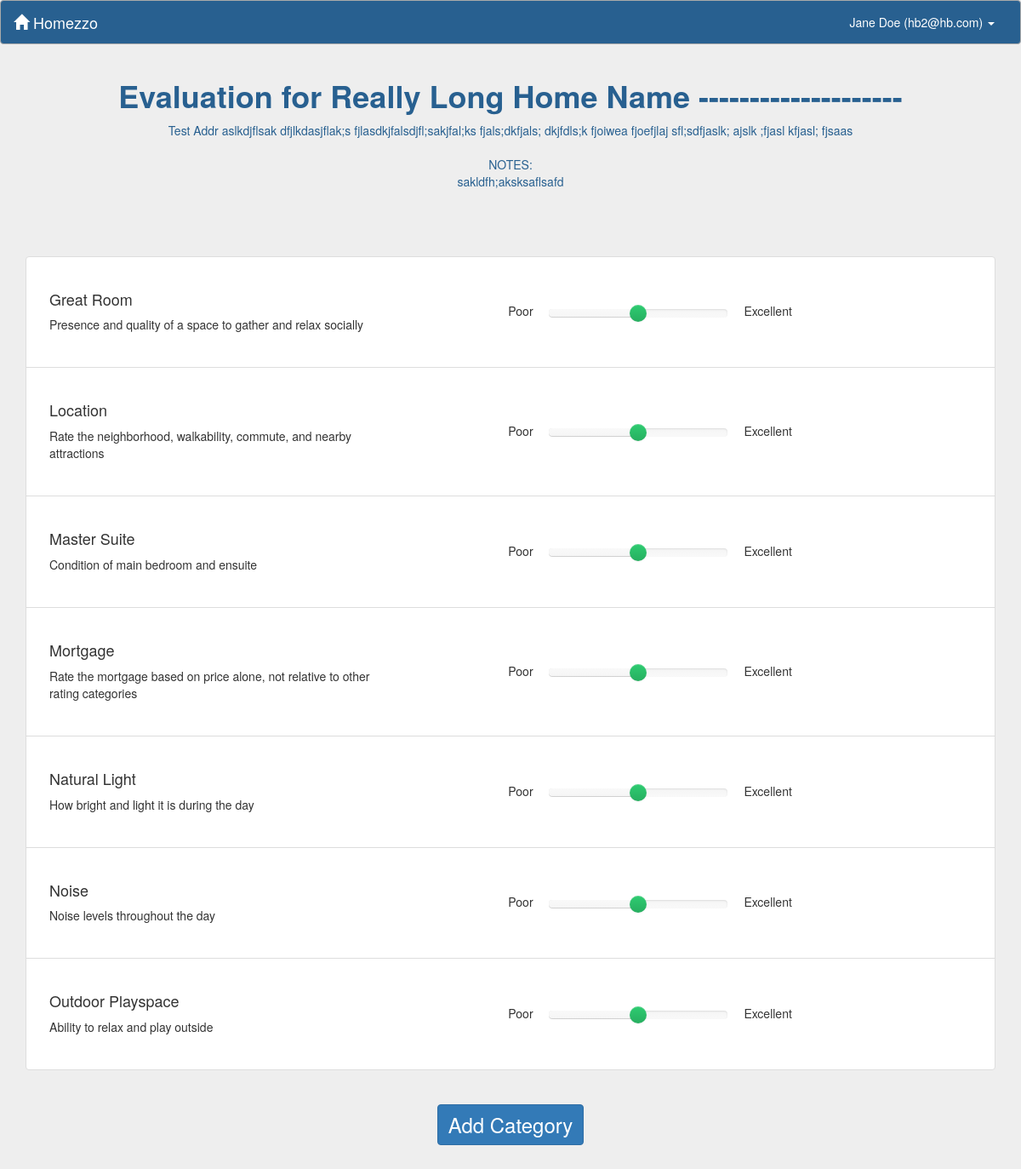
The page /eval/16/ (signed in) on the database its author committed.
### RealEstate/apps/core/models.py (models this page shows, shortened)
class User(AbstractBaseUser, PermissionsMixin):
    _EMAIL_CONFIRMATION_MESSAGE = u"""
        Hello {name},

        Thank you for registering for {app_name}!
        Please login and then click the link below to complete registration:
            {email_confirmation_link}

    """
    email = models.EmailField(
        unique=True,
        verbose_name="Email Address",
        error_messages={
            'unique': ("A user with this email already "
                       "exists.")
        })
    first_name = models.CharField(max_length=30, verbose_name="First Name")
    last_name = models.CharField(max_length=30, verbose_name="Last Name")
    phone = models.CharField(max_length=20, blank=True,
                             validators=[
                                 RegexValidator(
                                     regex="^[0-9-()+]{10,20}$",
                                     message=("Please enter a valid phone "
                                              "number."),
                                     code='phone_format'
                                 )
                             ],
                             verbose_name="Phone Number")
    is_staff = models.BooleanField(
        default=False,
        help_text=("Designates whether the user can log into this admin "
                   "site."),
        verbose_name="Staff Status")
    is_active = models.BooleanField(
        default=True,
        help_text=("Designates whether this user should be treated as "
                   "active. Unselect this instead of deleting accounts."),
        verbose_name="Active")
    email_confirmed = models.BooleanField(
        default=False,
        help_text=("Designates if this user has confirmed their email "
                   "address or not."),
        verbose_name="Email Confirmed")
    email_confirmation_token = models.CharField(
        max_length=64,
        default=_generate_email_confirmation_token,
        editable=False,
        unique=True,
        verbose_name="Email Confirmation Token")
    objects = UserManager()
    USERNAME_FIELD = 'email'
    REQUIRED_FIELDS = ['first_name', 'last_name']
    _ALL_TYPES_ALLOWED = set(['Homebuyer', 'Realtor'])
    _HOMEBUYER_ONLY = set(['Homebuyer'])
    _REALTOR_ONLY = set(['Realtor'])
    class Meta:
        verbose_name = "User"
        verbose_name_plural = "Users"
    def get_full_name(self):
        return u"{first} {last}".format(first=self.first_name,
                                        last=self.last_name).strip()
    @property
    def role_object(self):
        has_homebuyer = hasattr(self, 'homebuyer')
        has_realtor = hasattr(self, 'realtor')
        if has_homebuyer:
            if has_realtor:
                raise IntegrityError("User {user} is registered as both a "
                                     "Homebuyer and a Realtor, which is not "
                                     "valid.".format(user=unicode(self)))
            return self.homebuyer
        elif has_realtor:
            return self.realtor
        return None

class BaseModel(models.Model):
    class Meta:
        abstract = True

class ValidateCategoryCoupleMixin(object):
    """
    This is mixed in through multiple inheritance because the logic is common
    to indirectly related objects.
    """

class House(BaseModel, ValidateCategoryCoupleMixin):
    _NICKNAME_MIN_LENGTH = 1
    nickname = models.CharField(max_length=128, verbose_name="Nickname")
    address = models.TextField(blank=True, verbose_name="Address")
    couple = models.ForeignKey('core.Couple', verbose_name="Couple")
    categories = models.ManyToManyField('core.Category', through='core.Grade',
                                        verbose_name="Categories")
    def __unicode__(self):
        return self.nickname
    def address_lines(self):
        return map(lambda line: line.strip(), self.address.split('\n'))
    class Meta:
        ordering = ['nickname']
        unique_together = (('nickname', 'couple'),)
        verbose_name = "House"
        verbose_name_plural = "Houses"

class Category(BaseModel):
    _SUMMARY_MIN_LENGTH = 1
    summary = models.CharField(max_length=128, verbose_name="Category Name")
    description = models.TextField(blank=True, verbose_name="Description")
    couple = models.ForeignKey('core.Couple', verbose_name="Couple")
    class Meta:
        ordering = ['summary']
        unique_together = (('summary', 'couple'),)
        verbose_name = "Category"
        verbose_name_plural = "Categories"

### RealEstate/apps/core/views.py (the view, shortened to what this page needs)
class EvalView(BaseView):
    _USER_TYPES_ALLOWED = User._HOMEBUYER_ONLY
    template_name = 'core/houseEval.html'
    def _permission_check(self, request, role, *args, **kwargs):
        house_id = kwargs.get('house_id', None)
        if role.couple.house_set.filter(id=house_id).exists():
            return True
        return False
    def _score_context(self):
        score_field = Grade._meta.get_field('score')
        score_choices = dict(score_field.choices)
        min_score = min(score for score in score_choices)
        max_score = max(score for score in score_choices)
        min_choice = score_choices[min_score]
        max_choice = score_choices[max_score]
        return {
            'min_score': min_score,
            'max_score': max_score,
            'min_choice': min_choice,
            'max_choice': max_choice,
            'default_score': score_field.default,
            'js_scores': json.dumps(score_choices),
        }
    def _weight_context(self):
        weight_field = CategoryWeight._meta.get_field('weight')
        weight_choices = dict(weight_field.choices)
        min_weight = min(weight for weight in weight_choices)
        max_weight = max(weight for weight in weight_choices)
        min_choice = weight_choices[min_weight]
        max_choice = weight_choices[max_weight]
        return {
            'min_weight': min_weight,
            'max_weight': max_weight,
            'min_weightchoice': min_choice,
            'max_weightchoice': max_choice,
            'default_weight': weight_field.default,
            'js_weight': json.dumps(weight_choices),
        }
    def get(self, request, *args, **kwargs):
        homebuyer = request.user.role_object
        couple = homebuyer.couple
        categories = Category.objects.filter(couple=couple)
        house = get_object_or_404(House, id=kwargs["house_id"])
        grades = Grade.objects.filter(house=house, homebuyer=homebuyer)
        graded = []
        for category in categories:
            missing = True
            for grade in grades:
                if grade.category.id is category.id:
                    graded.append((category, grade.score))
                    missing = False
                    break
            if missing:
                graded.append((category, None))
        context = {
            'couple': couple,
            'house': house,
            'grades': graded,
            'form': AddCategoryFromEvalForm()
        }
        context.update(self._weight_context())
        context.update(self._score_context())
        return render(request, self.template_name, context)

### RealEstate/apps/core/context_processors.py (called while the page is built)
def app_name(request):
    return {'app_name': settings.APP_NAME}

def async_login_form(request):
    context = {}
    if not request.user.is_authenticated():
        context['login_form'] = AuthenticationForm()
    return context

### RealEstate/apps/core/models.py (called while the page is built)
    @property
    def role_type(self):
        return 'Homebuyer'

### RealEstate/apps/core/views.py (called while the page is built)
    @method_decorator(login_required)
    def dispatch(self, request, *args, **kwargs):
        role = request.user.role_object
        if role and role.role_type in self._USER_TYPES_ALLOWED:
            if self._permission_check(request, role, *args, **kwargs):
                return super(BaseView, self).dispatch(request, *args, **kwargs)
        raise PermissionDenied

### RealEstate/apps/core/templates/core/houseEval.html (shortened to what this page needs)
{% extends "core/base.html" %}
{% load bootstrap3 %}
{% load staticfiles %}
{% block style %}
<link rel="stylesheet" type="text/css" href="{% static 'slide.min.css' %}" />
{% endblock %}
{% block header %}
  <div class="header" id="heading">
    <h1><strong> Evaluation for {{house}}</strong></h1>
    {% for line in house.address_lines %}
      <span>{{ line }}</span><br>
    {% endfor %}
  </div>
{% endblock header %}
{% block body %}
<ul class="list-group">
	{% for category, score in grades %}
		<li class="list-group-item">
			<div class="row" style="margin: 20px 0;">
			    <div class="col-sm-6 vcenter description">
					<h4 id='update_{{category.id}}'>{{category.summary}}</h4>
					{% if category.description %}
						<p>
							{{ category.description }}
						</p>
					{% endif %}
				</div>
				<div class="col-lg-6 vcenter rating center-block" >
					    <div class="inner-rating">
							<span class="help-text" id="helptext-L">{{min_choice}}</span>
							<span class="help-text" id="helptext-R">{{max_choice}}</span>
					</div>
				</div>
			</div>
		</li>
	{% endfor %}
</ul>
<center>
    <button type="button" class="btn btn-primary" data-toggle="modal" data-target="#addCategory">Add Category</button>
</center>
{% endblock %}

### RealEstate/apps/core/templates/core/base.html (shortened to what this page needs)
{% load bootstrap3 %}
{% load staticfiles %}
<!DOCTYPE html>
<html>
  <head>
    {% bootstrap_css %}
    <link rel="stylesheet" type="text/css" href="{% static 'style.css' %}" />
    <link rel="stylesheet" type="text/css" href="{% static 'login.css' %}"  />
    {% block style %}
    {% endblock %}
  </head>
  <body>
    {% with authenticated=user.is_authenticated %}
      {% block main %}
        <div id="main-content">
          <nav class="bs-blue-background navbar navbar-default">
            <div class="container-fluid">
              <div class="navbar-header">
                <a class="navbar-brand" href="{% url 'signup' %}">
                  <span class="glyphicon glyphicon-home" aria-hidden="true"></span>
                  {{ app_name }}
                </a>
              </div>
              <div class="collapse navbar-collapse" id="bs-example-navbar-collapse-1">
                <ul class="nav navbar-nav navbar-right">
                  {% if authenticated %}
                    <li class="dropdown">
                      <a href="#" class="dropdown-toggle" data-toggle="dropdown"
                         role="button" aria-haspopup="true" aria-expanded="false">
                         {{ user.get_full_name|default:"User"}} ({{user.email}})
                         <span class="caret"></span>
                      </a>
                    </li>
                  {% else %}
                    <li><a class="login-color" href="#" data-toggle="modal" data-target="#modal-login"> Log In</a></li>
                  {% endif %}
                </ul>
              </div>
            </div>
          </nav>
          <div class="container" style="margin-bottom:30px;">
            <div class="row">
              {% block header %}
              {% endblock %}
            </div>
            {% block messages %}
              <div class="row">
                <div class="col-sm-2"></div>
                 <div id="messages" class="col-sm-8" style="margin: 8px;text-align:center;">
                 </div>
                 <div class="col-sm-2"></div>
              </div>
            {% endblock %}
            {% block body %}
            {% endblock body %}
          </div>
        </div>
      {% endblock main %}
    {% endwith %}
  </body>
</html>

### RealEstate/apps/core/static/style.css (style rules this page uses)
html, body, #main-content { height: 100%; }
#main-content { overflow-y: auto; overflow-x: hidden; }
#main-content, .modal-content { background-color: #EEE; }
.bs-blue-background { background-color: rgb(40, 96, 144); border-color:#aaa; }
.bs-blue, #main-content .header, .modal-content label, .modal-header, .password-change label { color: rgb(40, 96, 144); }
nav.navbar * { color: white !important; }
.nav a { background-color:transparent !important; }
#main-content .header, .modal-header { text-align:center; }
ul.list-group { padding-top:30px; }
#heading { padding-bottom: 30px; }
.vcenter { display: inline-block; vertical-align: middle; float: none; margin-left:-3px; }
.rating { display: inline-block; }
.inner-rating { text-align: center; display: block; }
#helptext-L { padding-right: 15px; }
#helptext-R { padding-left: 15px; }
button.btn, a.btn { margin:20px; }
.modal-content button, #main-content button, #main-content .dashboard-buttons a { font-size: x-large; }

### rows shown on the page
User: get_full_name "Jane Doe", email "hb2@hb.com"
House: nickname "Really Long Home Name --------------------"
Category: summary "Great Room", description "Presence and quality of a space to gather and relax socially", min_choice "Poor", max_choice "Excellent"
Category: summary "Location", description "Rate the neighborhood, walkability, commute, and nearby attractions", min_choice "Poor", max_choice "Excellent"
Category: summary "Master Suite", description "Condition of main bedroom and ensuite", min_choice "Poor", max_choice "Excellent"
Category: summary "Mortgage", description "Rate the mortgage based on price alone, not relative to other rating categories", min_choice "Poor", max_choice "Excellent"
Category: summary "Natural Light", description "How bright and light it is during the day", min_choice "Poor", max_choice "Excellent"
Category: summary "Noise", description "Noise levels throughout the day", min_choice "Poor", max_choice "Excellent"
Category: summary "Outdoor Playspace", description "Ability to relax and play outside", min_choice "Poor", max_choice "Excellent"

### other values the page prints
{{ app_name }} "Homezzo"
{{ line }} "Test Addr aslkdjflsak dfjlkdasjflak;s fjlasdkjfalsdjfl;sakjfal;ks fjals;dkfjals; dkjfdls;k fjoiwea fjoefjlaj sfl;sdfjaslk; ajslk ;fjasl kfjasl; fjsaas" "NOTES:" "sakldfh;aksksaflsafd"
